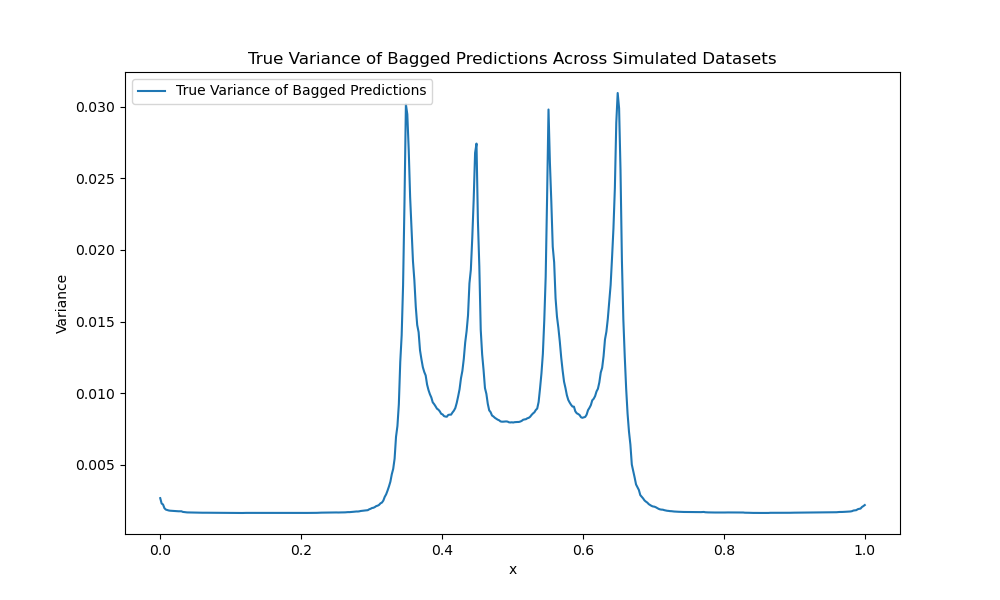

The Python source for this figure:
import time
import numpy as np
import matplotlib.pyplot as plt
from sklearn.tree import DecisionTreeRegressor
import concurrent.futures
import os

# Define the step function as the true function
def step_function(x):
    return np.where(x < 0.35, 0, np.where(x < 0.45, 0.7, np.where(x < 0.55, 1.4, np.where(x < 0.65, 0.7, 0))))

def simulate_and_predict(i, n_data_points, x_values, y_true, n_bootstrap,seed):
    np.random.seed(seed)
    
    noise = np.random.normal(0, 0.5, n_data_points)
    y_noisy = y_true + noise

    # Bagging and prediction
    tree_model = DecisionTreeRegressor(max_leaf_nodes=5)
    tree_predictions = np.zeros((n_bootstrap, n_data_points))
    
    for b in range(n_bootstrap):
        indices = np.random.choice(n_data_points, n_data_points, replace=True)
        tree_model.fit(x_values[indices].reshape(-1, 1), y_noisy[indices])
        tree_predictions[b, :] = tree_model.predict(x_values.reshape(-1, 1))
    
    # Average predictions across bootstrap samples
    return tree_predictions.mean(axis=0)

if __name__ == '__main__':
    start_time = time.time()

    # Simulation parameters
    seed = 42
    np.random.seed(seed)
    n_data_points = 500
    n_simulations = 1_000  # Number of different datasets to simulate
    n_bootstrap = 10_000  # Number of bootstrap samples for bagging
    x_values = np.linspace(0, 1, n_data_points)
    y_true = step_function(x_values)

    # Array to store the predictions from each simulation
    bagged_predictions = np.zeros((n_simulations, n_data_points))

    # Use a ProcessPoolExecutor to parallelize the simulation and prediction
    with concurrent.futures.ProcessPoolExecutor() as executor:
        seeds = [seed + i for i in range(n_simulations)]
        futures = [executor.submit(simulate_and_predict, i, n_data_points, x_values, y_true, n_bootstrap, seeds[i]) for i in range(n_simulations)]
        bagged_predictions = [future.result() for future in concurrent.futures.as_completed(futures)]

    # Calculate true variance of bagged predictions
    true_variances = np.var(bagged_predictions, axis=0)

    # Plotting the results
    plt.figure(figsize=(10, 6))
    plt.plot(x_values, true_variances, label='True Variance of Bagged Predictions')
    plt.title('True Variance of Bagged Predictions Across Simulated Datasets')
    plt.xlabel('x')
    plt.ylabel('Variance')
    plt.legend()
    plt.savefig("figure2.png")

    print(round(np.mean(true_variances),4))
    print("--- %s seconds ---" % (round((time.time() - start_time), 2)))
